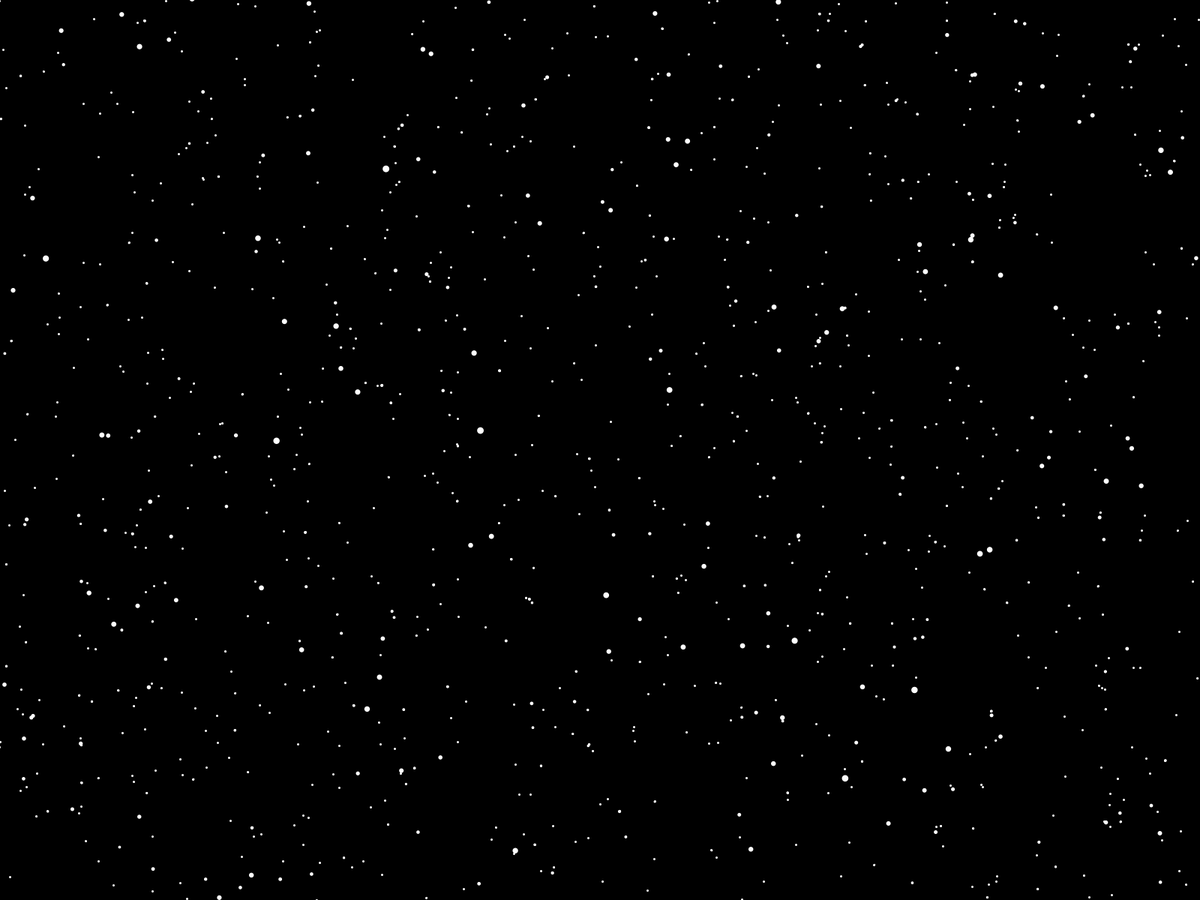
Frame 1 (no input)
Frame 60 (the mouse pressed at the canvas centre just before this capture): identical to frame 1, image omitted
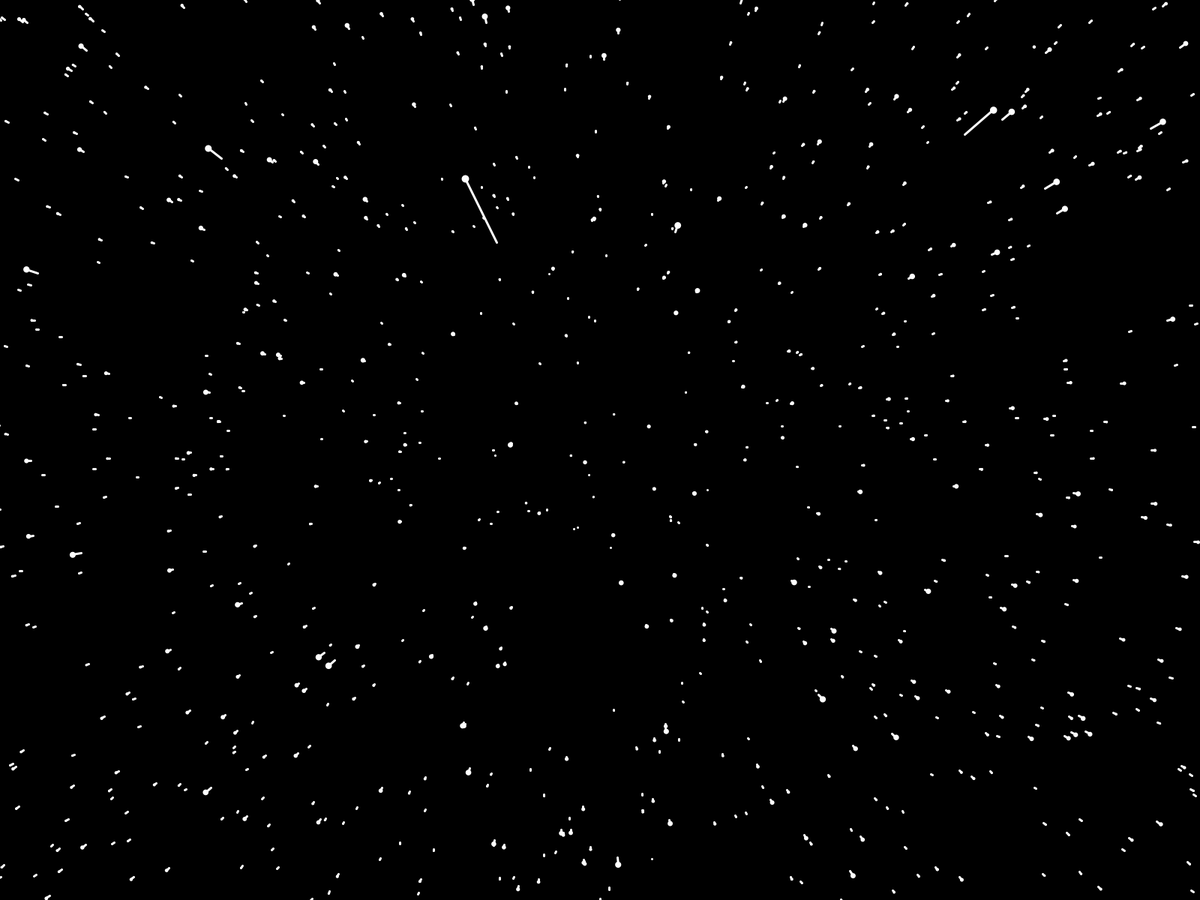
Frame 120 (the mouse held since frame 60 and released just before this capture)

The Processing sketch that drew these frames (run headless with seeded random() and noise(); from frame 60 on, the mouse is pressed at the canvas centre):

// Processing sketch: Starfield
// ── Starfield.pde
int MAX = 10000;
float speed;
Star [] stars = new Star[MAX];

void setup()
{
  fullScreen();
  //size(400,400);
  for(int i=0;i<stars.length;i++)
    stars[i] = new Star(); 

}

void draw()
{
  speed = map(mouseX,0,width,0,10);
  background(0);
  translate(width/2,height/2);
  for(int i=0;i<stars.length;i++)
  {
    stars[i].update();
    stars[i].show();
  }
}

// ── Star.pde
class Star 
{
  float x,y,z;
  float raduis = 10;
  
  float pz;
  Star()
  {
   init();
  }
 
 void update()
 {
   z -= speed;
   if(z<1)
     init();
    
 }
 
 void init()
 {
      x = random(-width,width);
      y = random(-height,height);
      z = random(width);
      pz = z;
 }
 
 void show()
 {
   fill(255);
   noStroke();
   
   float sx = map(x/z,0,1,0,width);
   float sy =  map(y/z,0,1,0,height);
   
   float r = map(z,0,width,raduis,0);
   ellipse(sx,sy,r,r);
   
   stroke(255);
   strokeWeight(3  );
   float px,py;
     px = map(x/pz,0,1,0,width);
     py =  map(y/pz,0,1,0,height);
   pz = z;
   line(px,py,sx,sy);
   
 }
}
